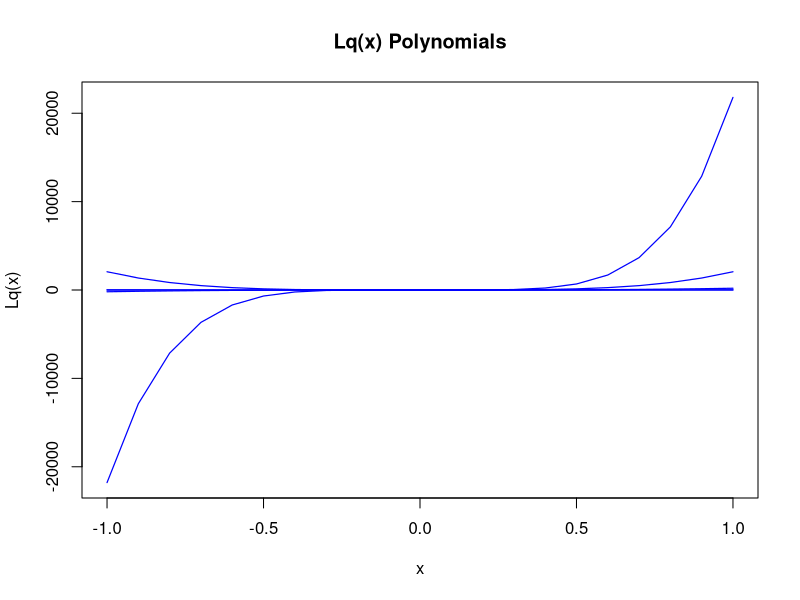
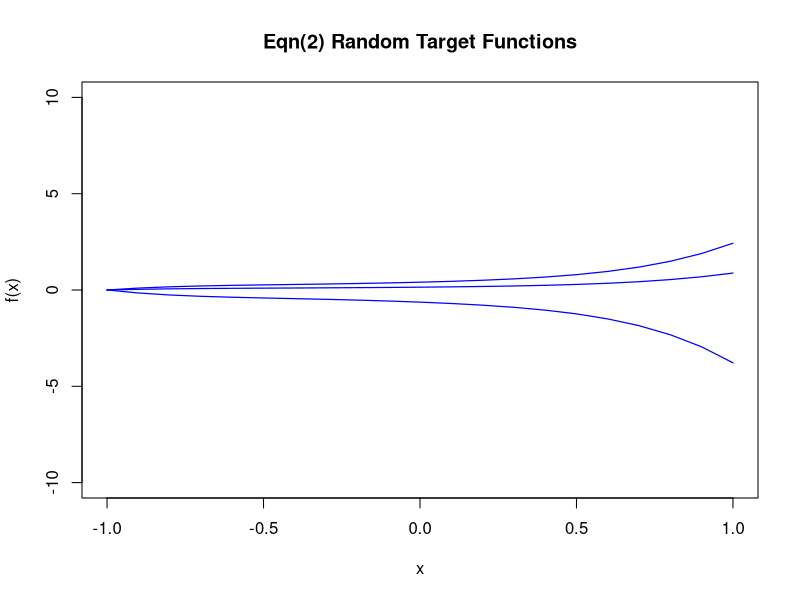
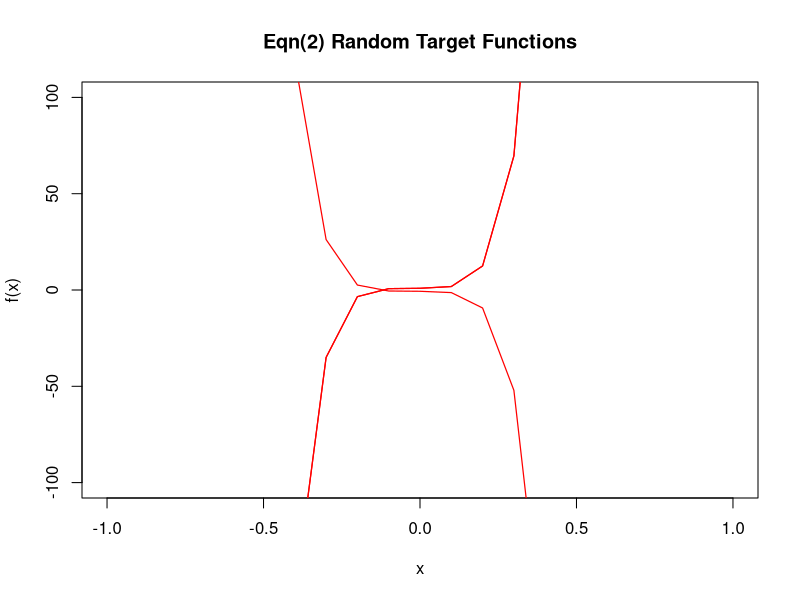
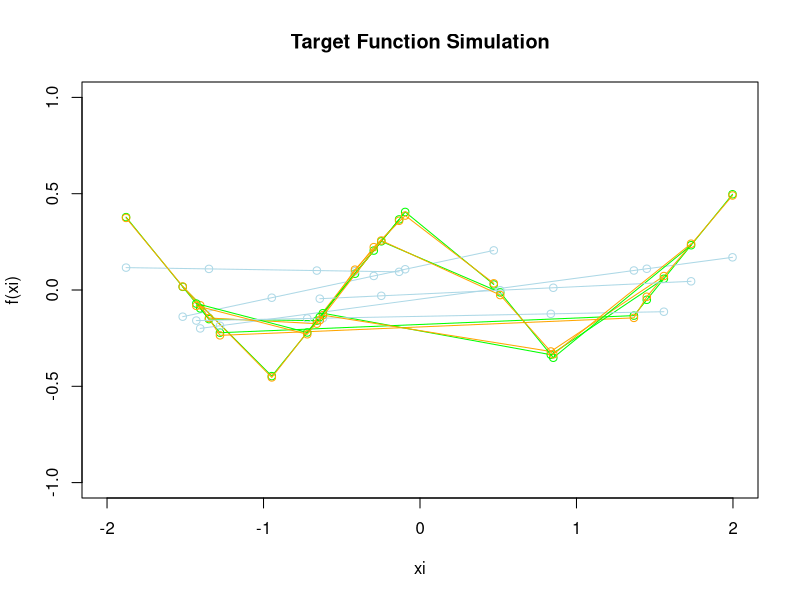

The R script that drew these images, in order:
## ---- chunk 1

lq=function(x,q){
  coeff=2**q
  summands_store=c()
  for(k in 0:q) { # These are the ks we are summing over
  
   summands_k=(x**q)*(choose(q,k)*choose((q+k-1),q)  )
   summands_store=c(summands_store,summands_k)
  }
  
  f_x=coeff*sum(summands_store)
  
  return(f_x)
  
}

## ---- chunk 2

# plot the above
# USE sapply to vectorize the calculation across a supplied vector
x_list=list(x=seq(-1,1,0.1))

x=seq(-1,1,0.1)
Qs=seq(1,5,1)

plot(NULL,xlim=c(-1,1),ylim=c(min(sapply(x,lq,q=5)),max(sapply(x,lq,q=5))),xlab='x',ylab='Lq(x)',main='Lq(x) Polynomials')
for(q_i in Qs){
  lines(x,sapply(x,lq,q=q_i),col='blue',lwd=1.2)

}


## ---- chunk 3
set.seed(2)

alpha_qs=runif(3,-1,1)
beta_qs=runif(3,-1,1)

target_alpha=function(x,alpha_q,Qf){
  store_q=c()
  for(q_i in 0:Qf){
    
    store_q=c(store_q,alpha_q*(x**q_i))
  }
  
  ret=sum(store_q)
  return(ret)
}


target_beta=function(x,beta_q,Qf){
  store_q=c()
  for(q_i in 0:Qf){
    Lq=lq(x,q_i)
    store_q=c(store_q,beta_q*Lq)
  }
  
  ret=sum(store_q)
  return(ret)
}


# Plot the above target_alpha

plot(NULL,xlim=c(-1,1),ylim=c(-10,10),xlab='x',ylab='f(x)',main='Eqn(2) Random Target Functions')

for(alpha in alpha_qs){
  lines(x,sapply(x,target_alpha,alpha_q=alpha,Qf=5),col='blue',lwd=1.2)
}

# Plot the above target_beta


plot(NULL,xlim=c(-1,1),ylim=c(-100,100),xlab='x',ylab='f(x)',main='Eqn(2) Random Target Functions')

for(beta in beta_qs){
  lines(x,sapply(x,target_beta,beta_q=beta,Qf=5),col='red',lwd=1.2)
}


## ---- chunk 4
set.seed(2023)
f_x=function(x,sig=0){
  epsi=rnorm(1,0,sig)
  
  if(x<0){
    target=abs(x+1)-0.5
    return (target+epsi)
    
  }
  if(x>=0){
    target=abs(x-1)-0.5
    
    return(target+sig)
    
  }
}

# Simulte 5 time
n_sim=seq(1,5,1)
N=5

plot(NULL, xlim=c(-2,2),ylim=c(-1,1),xlab='xi',ylab='f(xi)',main='Target Function Simulation')

colours=c('green','blue','lightblue','orange','red')
for(i in seq_along(n_sim)){
  xi=sort(runif(N,-2,2))
  y=sapply(xi,f_x)
  lines( y~xi,lwd=1,col=colours[1])
  points(y~xi,lwd=1,col=colours[1],pch=1)
  
  h1=lm(y~xi)
  h1_predict=unname(predict(h1,data.frame(xi)))
  lines(h1_predict~xi,lwd=1,col=colours[3])
  points(h1_predict~xi,lwd=1,col=colours[3],pch=1)
  
  h2=lm(y~sin(pi*xi)+cos(pi*xi))
  h2_predict=unname(predict(h2,data.frame(xi)))
  lines(h2_predict~xi,lwd=1,col=colours[4])
  points(h2_predict~xi,lwd=1,col=colours[4],pch=1)
  
  
  
  
  
}

# Hypotheses
